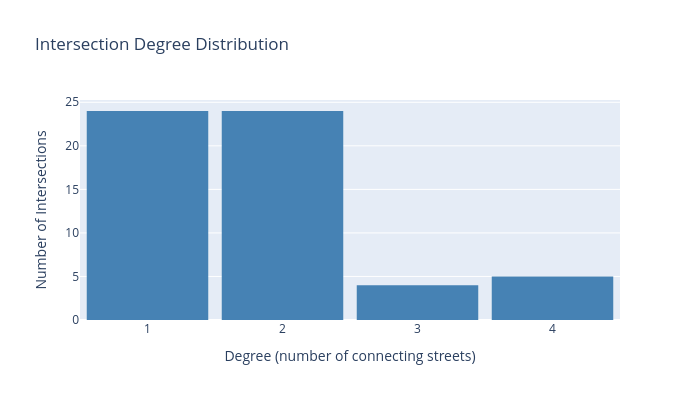

Notebook code cell kept with this figure:
### Markdown cell above
## 8. Degree Distribution Visualization

### Code cell
# Create bar chart of degree distribution
fig_dist = go.Figure()

degrees_list = [d['degree'] for d in degrees]

fig_dist.add_trace(go.Histogram(
    x=degrees_list,
    nbinsx=max(degrees_list),
    marker_color='steelblue',
    name='Degree Distribution'
))

fig_dist.update_layout(
    title='Intersection Degree Distribution',
    xaxis_title='Degree (number of connecting streets)',
    yaxis_title='Number of Intersections',
    width=700,
    height=400,
    bargap=0.1
)

fig_dist.show()

### Figure 1 — Plotly figure (JSON) as saved in the notebook; plotly's stock layout.template omitted (floating-point values rounded to 4 significant figures)
{"data": [{"marker": {"color": "steelblue"}, "name": "Degree Distribution", "nbinsx": 4, "type": "histogram", "x": [2, 3, 2, 3, 4, 3, 2, 3, 2, 1, 4, 2, 4, 1, 1, 4, 2, 4, 1, 1, 2, 1, 1, 2, 1, 1, 2, 2, 2, 1, 1, 2, 2, 2, 1, 1, 2, 2, 2, 1, 1, 2, 2, 2, 1, 1, 2, 1, 1, 2, 1, 1, 2, 1, 1, 2, 1]}], "layout": {"bargap": 0.1, "height": 400, "title": {"text": "Intersection Degree Distribution"}, "width": 700, "xaxis": {"title": {"text": "Degree (number of connecting streets)"}}, "yaxis": {"title": {"text": "Number of Intersections"}}}}
